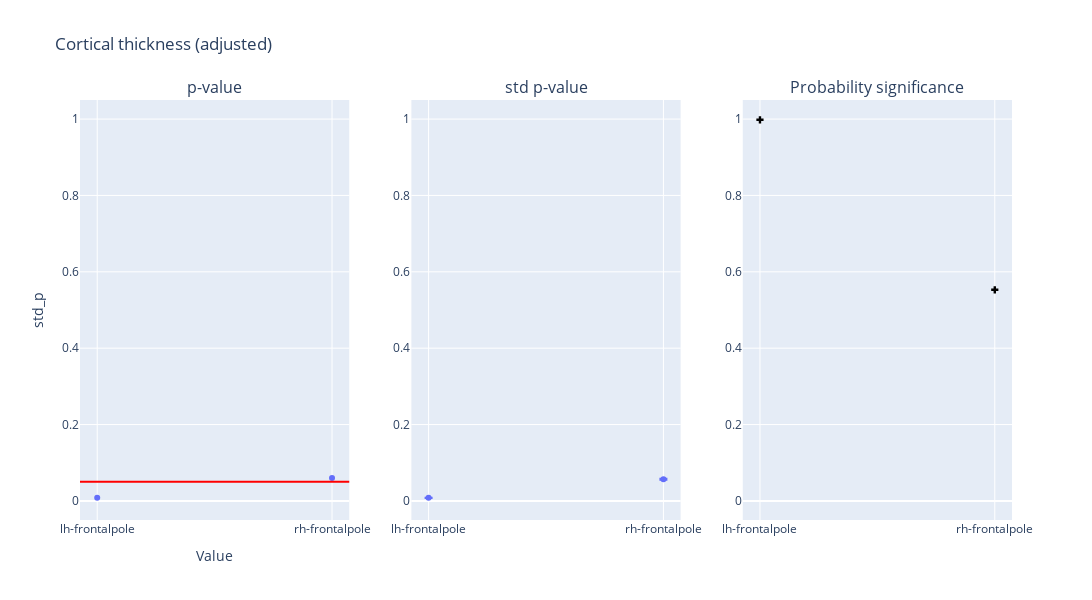

Notebook cell for this chart:
### Code cell
plot_dumbbell(df_area_adjusted, "Cortical thickness (adjusted)")

### Figure 1 — Plotly figure (JSON) as saved in the notebook; plotly's stock layout.template omitted (floating-point values rounded to 4 significant figures)
{"data": [{"hovertemplate": "region=%{x}<br>p_value=%{y}<extra></extra>", "legendgroup": "", "marker": {"color": "#636efa", "symbol": "circle"}, "mode": "markers", "name": "", "orientation": "v", "showlegend": false, "type": "scatter", "x": ["lh-frontalpole", "rh-frontalpole"], "xaxis": "x", "y": [0.008, 0.06], "yaxis": "y"}, {"error_y": {"array": [0.0002191, 0.001544], "arrayminus": [0.0002253, 0.001588]}, "hovertemplate": "region=%{x}<br>std_p=%{y}<extra></extra>", "legendgroup": "", "marker": {"color": "#636efa", "symbol": "circle"}, "mode": "markers", "name": "", "orientation": "v", "showlegend": false, "type": "scatter", "x": ["lh-frontalpole", "rh-frontalpole"], "xaxis": "x2", "y": [0.008042, 0.05668], "yaxis": "y2"}, {"marker": {"color": "black", "symbol": "cross"}, "mode": "markers", "name": "Flip probability", "showlegend": false, "type": "scatter", "x": ["lh-frontalpole", "rh-frontalpole"], "xaxis": "x3", "y": [0.9981, 0.5529], "yaxis": "y3"}], "layout": {"annotations": [{"font": {"size": 16}, "showarrow": false, "text": "p-value", "x": 0.1444, "xanchor": "center", "xref": "paper", "y": 1, "yanchor": "bottom", "yref": "paper"}, {"font": {"size": 16}, "showarrow": false, "text": "std p-value", "x": 0.5, "xanchor": "center", "xref": "paper", "y": 1, "yanchor": "bottom", "yref": "paper"}, {"font": {"size": 16}, "showarrow": false, "text": "Probability significance", "x": 0.8556, "xanchor": "center", "xref": "paper", "y": 1, "yanchor": "bottom", "yref": "paper"}], "height": 600, "hovermode": "closest", "shapes": [{"line": {"color": "red", "width": 2}, "type": "line", "x0": 0, "x1": 1, "xref": "x domain", "y0": 0.05, "y1": 0.05, "yref": "y"}], "title": {"text": "Cortical thickness (adjusted)"}, "width": 1400, "xaxis": {"anchor": "y", "domain": [0, 0.2889], "title": {"text": "Value"}}, "xaxis2": {"anchor": "y2", "domain": [0.3556, 0.6444]}, "xaxis3": {"anchor": "y3", "domain": [0.7111, 1]}, "yaxis": {"anchor": "x", "domain": [0, 1], "range": [-0.05, 1.05], "title": {"text": "std_p"}}, "yaxis2": {"anchor": "x2", "domain": [0, 1], "range": [-0.05, 1.05]}, "yaxis3": {"anchor": "x3", "domain": [0, 1], "range": [-0.05, 1.05]}}}
